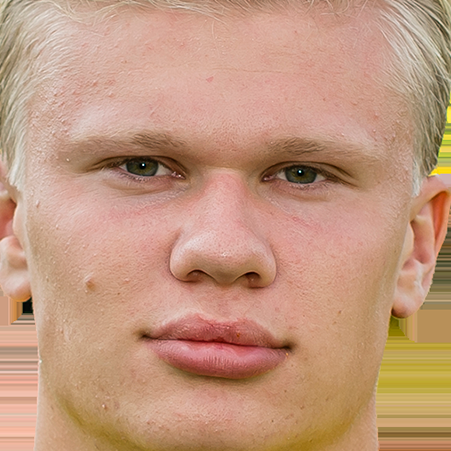
#> input picture model/dataset/cropped/haaland/haaland1.png, 451 x 451 px
$ python -i data_cleaning.py   (imports and definitions only)
#> lines starting #> are read from the running program, lines starting #| are printed output that depends on the picture
import os
import numpy as np
import pywt
import cv2
import shutil
import sys


def get_cropped_image_if_2_eyes(image_path):
#> called with image_path = 'dataset/cropped/haaland/haaland1.png'
    face_cascade = cv2.CascadeClassifier(cv2.data.haarcascades + 'haarcascade_frontalface_default.xml')
    eye_cascade = cv2.CascadeClassifier(cv2.data.haarcascades + 'haarcascade_eye.xml')
    img = cv2.imread(image_path)
#> img is the input picture: shape (451, 451, 3); mean B, G, R 126.1, 151.5, 194.4
    gray = cv2.cvtColor(img, cv2.COLOR_BGR2GRAY)
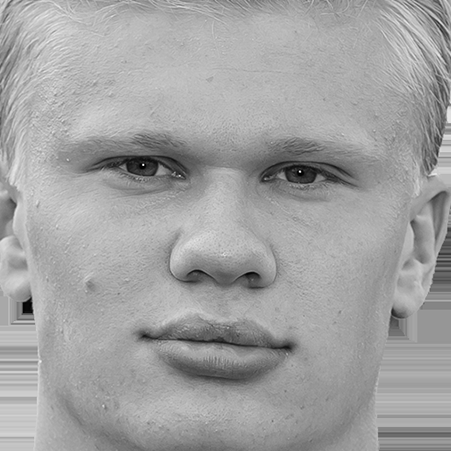
#> gray: shape (451, 451); min 0, max 255, mean 161.5
    faces = face_cascade.detectMultiScale(gray, 1.3, 5)
#> faces = ()
    for (x,y,w,h) in faces:
        roi_gray = gray[y:y+h, x:x+w]
        roi_color = img[y:y+h, x:x+w]
        eyes = eye_cascade.detectMultiScale(roi_gray)
        if len(eyes) >= 2:
            return roi_color
#> this loop made 0 passes


path_to_data = "./dataset/"
path_to_cr_data = "./dataset/cropped/"

img_dirs = []
# [7 lines not run here, left out]

cropped_image_dirs = []

# [16 lines not run here, left out]

>>> result = get_cropped_image_if_2_eyes('dataset/cropped/haaland/haaland1.png')

$ run again, on model/dataset/cropped/mbappe/mbappe10.png
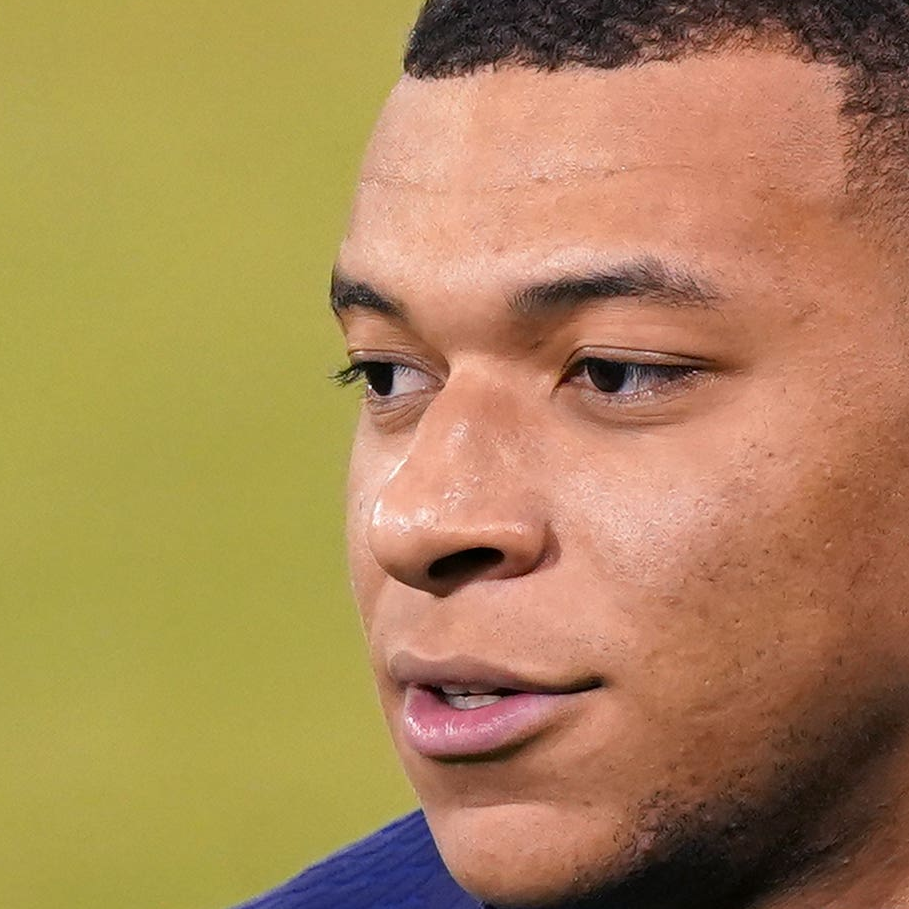
#> input picture model/dataset/cropped/mbappe/mbappe10.png, 909 x 909 px
#> in get_cropped_image_if_2_eyes, img is the input picture: shape (909, 909, 3); mean B, G, R 87.2, 134.5, 170.4
#> in get_cropped_image_if_2_eyes, `gray = cv2.cvtColor(img, cv2.COLOR_BGR2GRAY)`:
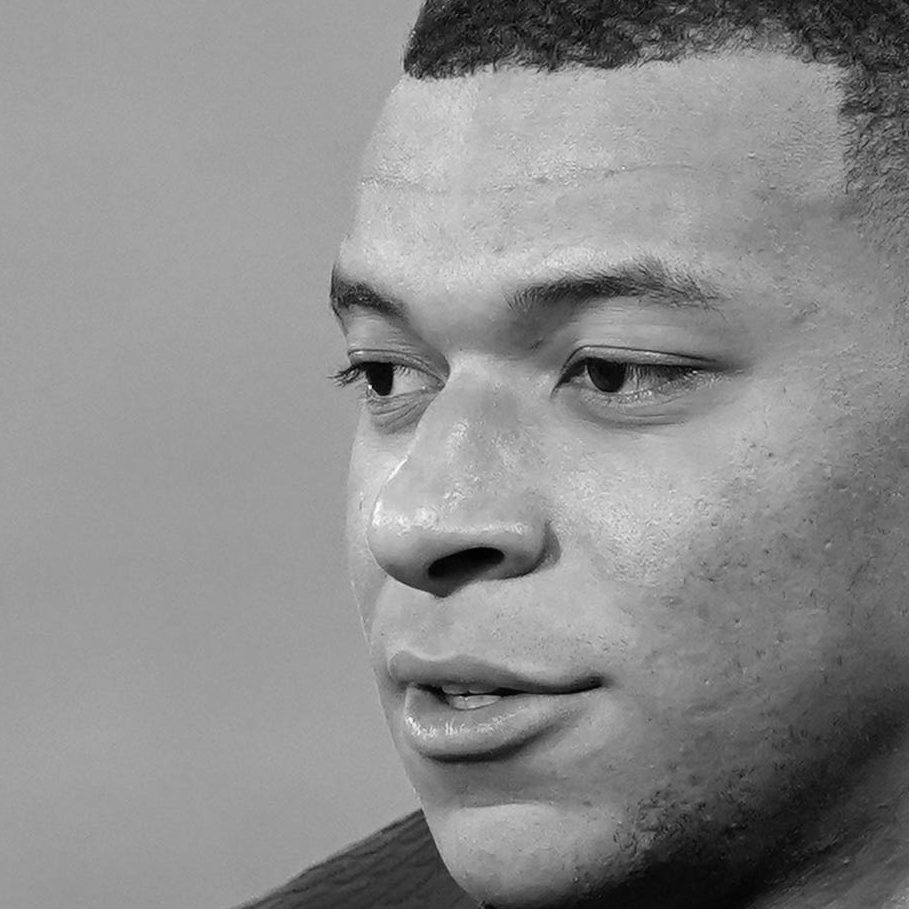
#> gray: shape (909, 909); min 0, max 252, mean 139.8
#> faces = ()

$ run again, on model/dataset/cropped/messi/messi1.png
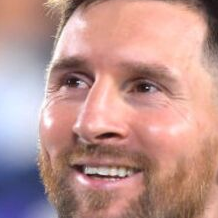
#> input picture model/dataset/cropped/messi/messi1.png, 218 x 218 px
#> in get_cropped_image_if_2_eyes, img is the input picture: shape (218, 218, 3); mean B, G, R 142.5, 148, 189.3
#> in get_cropped_image_if_2_eyes, `gray = cv2.cvtColor(img, cv2.COLOR_BGR2GRAY)`:
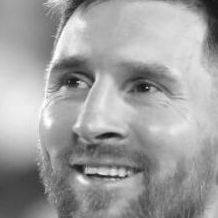
#> gray: shape (218, 218); min 16, max 255, mean 159.7
#> faces = [[9, 9, 196, 196]]
#> the loop in get_cropped_image_if_2_eyes, `for (x,y,w,h) in faces:` made 1 pass
#> (x, y, w, h, eyes) on pass 1: (9, 9, 196, 196, [[106, 52, 50, 50], [74, 131, 20, 20], [34, 43, 57, 57]])
#> pass 1, in get_cropped_image_if_2_eyes, `roi_color = img[y:y+h, x:x+w]`:
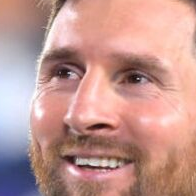
#> roi_color: shape (196, 196, 3); mean B, G, R 144.8, 151.2, 194.7
